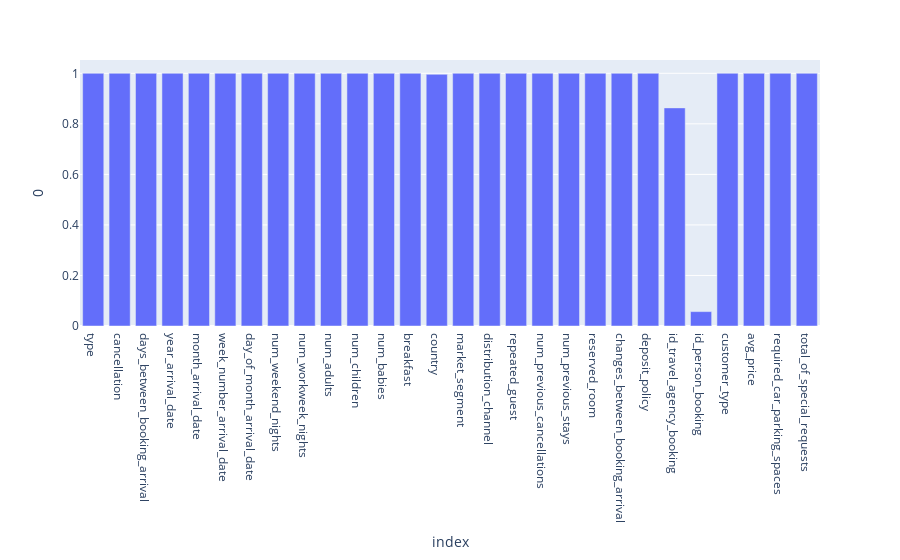

The code cell stored with this chart in its notebook:
### Code cell
nan_df = pd.DataFrame()
values = []


for column in df.columns:
    nan_df[column] = [len(df[column].dropna())/len(df)]

nan_df = nan_df.T
    
fig = px.bar(nan_df, x=nan_df.index, y=0)
fig.show()

### Figure 1 — Plotly figure (JSON) as saved in the notebook; plotly's stock layout.template omitted (floating-point values rounded to 4 significant figures)
{"data": [{"alignmentgroup": "True", "hovertemplate": "index=%{x}<br>0=%{y}<extra></extra>", "legendgroup": "", "marker": {"color": "#636efa", "pattern": {"shape": ""}}, "name": "", "offsetgroup": "", "orientation": "v", "showlegend": false, "textposition": "auto", "type": "bar", "x": ["type", "cancellation", "days_between_booking_arrival", "year_arrival_date", "month_arrival_date", "week_number_arrival_date", "day_of_month_arrival_date", "num_weekend_nights", "num_workweek_nights", "num_adults", "num_children", "num_babies", "breakfast", "country", "market_segment", "distribution_channel", "repeated_guest", "num_previous_cancellations", "num_previous_stays", "reserved_room", "changes_between_booking_arrival", "deposit_policy", "id_travel_agency_booking", "id_person_booking", "customer_type", "avg_price", "required_car_parking_spaces", "total_of_special_requests"], "xaxis": "x", "y": [1, 1, 1, 1, 1, 1, 1, 1, 1, 1, 1.0, 1, 1, 0.9959, 1, 1, 1, 1, 1, 1, 1, 1, 0.8631, 0.05693, 1, 1, 1, 1], "yaxis": "y"}], "layout": {"barmode": "relative", "legend": {"tracegroupgap": 0}, "margin": {"t": 60}, "xaxis": {"anchor": "y", "domain": [0, 1], "title": {"text": "index"}}, "yaxis": {"anchor": "x", "domain": [0, 1], "title": {"text": "0"}}}}
